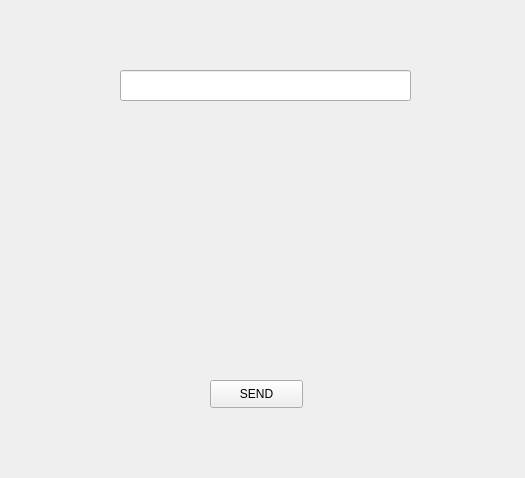
<?xml version="1.0" encoding="UTF-8"?>
<ui version="4.0">
 <class>AranjamenteClass</class>
 <widget class="QWidget" name="AranjamenteClass">
  <property name="geometry">
   <rect>
    <x>0</x>
    <y>0</y>
    <width>525</width>
    <height>478</height>
   </rect>
  </property>
  <property name="windowTitle">
   <string>AranjamenteClass</string>
  </property>
  <widget class="QLabel" name="receive_mess">
   <property name="geometry">
    <rect>
     <x>100</x>
     <y>150</y>
     <width>311</width>
     <height>191</height>
    </rect>
   </property>
   <property name="text">
    <string/>
   </property>
  </widget>
  <widget class="QLineEdit" name="send_mess">
   <property name="geometry">
    <rect>
     <x>120</x>
     <y>70</y>
     <width>291</width>
     <height>31</height>
    </rect>
   </property>
  </widget>
  <widget class="QPushButton" name="button">
   <property name="geometry">
    <rect>
     <x>210</x>
     <y>380</y>
     <width>93</width>
     <height>28</height>
    </rect>
   </property>
   <property name="text">
    <string>SEND</string>
   </property>
  </widget>
 </widget>
 <layoutdefault spacing="6" margin="11"/>
 <resources/>
 <connections/>
</ui>
